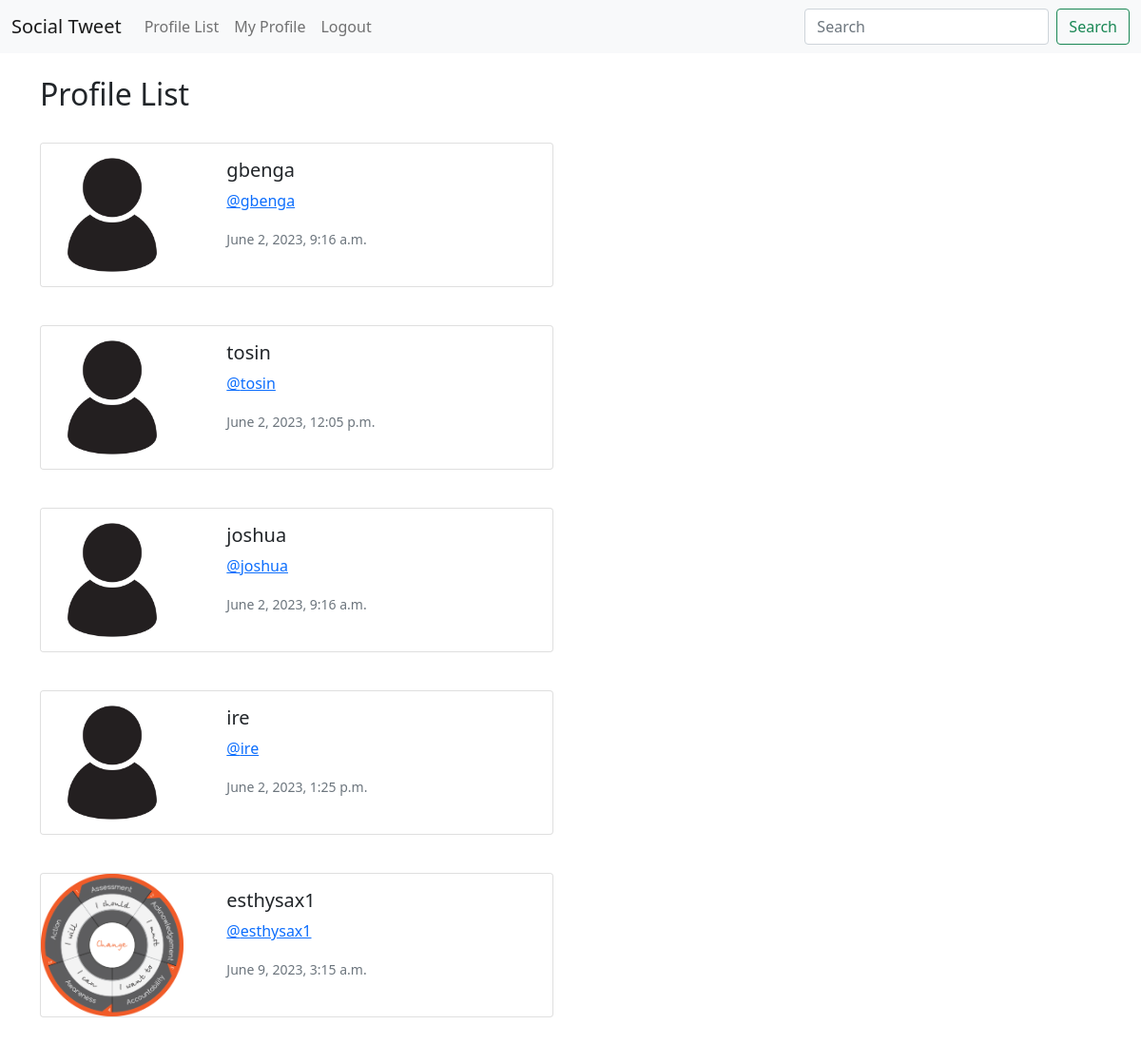
Screenshot of /profile_list/ (signed in) with the database file from the repository.
### social_tweet/models.py (models this page shows, shortened)
class Profile(models.Model):
	user = models.OneToOneField(User, on_delete=models.CASCADE)
	follows = models.ManyToManyField('self',
				related_name='followed_by',
				symmetrical=False,
				blank=True)
	date_modified = models.DateTimeField(User, auto_now=True)
	profile_image = models.ImageField(null=True, blank=True, upload_to='images/')

### social_tweet/views.py (the view)
# urls.py: path('profile_list/', views.profile_list, name='profile_list'),
def profile_list(request):
	if request.user.is_authenticated:
		profiles = Profile.objects.exclude(user=request.user)
		return render(request, 'profile_list.html', {'profiles':profiles})
	else:
		messages.success(request, ('You must be logged in to view profile list!'))
		return redirect('home')

### social_tweet/templates/profile_list.html
{% extends 'base.html' %}
{% load static %}
 {% block content %}
 <h2>Profile List</h2>
 <br/>
 {% if profiles %}
     {% for profile in profiles %}
     <div class="card mb-3" style="max-width: 540px;">
  <div class="row g-0">
    <div class="col-md-4">
      {% if profile.profile_image %}
        <img src="{{ profile.profile_image.url }}" width="150px" height="150px" class="img-fluid rounded-start" alt="{{ profile.user.username }}">
        {% else %}
           <img src="{% static 'images/profile_image.jpg' %}" width="150px" height="150px" class="img-fluid rounded-start" alt="{{ profile.user.username }}">
      {% endif %}
    </div>
    <div class="col-md-8">
      <div class="card-body">
        <h5 class="card-title">{{ profile.user.username }}</h5>
        <p class="card-text"> <a href="{% url 'profile' profile.user.id %}">@{{ profile.user.username|lower }}</a></p>
        <p class="card-text"><small class="text-muted">{{ profile.date_modified }}</small></p>
      </div>
    </div>
  </div>
</div>
<br/>
     {% endfor %}
 {% endif %}
      {% endblock %}

### social_tweet/templates/base.html (shortened to what this page needs)
<!doctype html>
<html lang="en">
  <head>
    <link href="https://cdn.jsdelivr.net/npm/bootstrap@5.0.2/dist/css/bootstrap.min.css" rel="stylesheet">
  </head>
  <body>
    {% include "navigation.html" %}
    <br>
    <div class="container">
      {% block content %}
      {% endblock %}
    </div>
  </body>
</html>

### social_tweet/templates/navigation.html (shortened to what this page needs)
<nav class="navbar navbar-expand-lg navbar-light bg-light">
  <div class="container-fluid">
    <a class="navbar-brand" href="{% url 'home' %}">Social Tweet</a>
    <div class="collapse navbar-collapse" id="navbarSupportedContent">
      <ul class="navbar-nav me-auto mb-2 mb-lg-0">
        <li class="nav-item">
          <a class="nav-link" href="{% url 'profile_list' %}">Profile List</a>
        </li>
        {% if user.is_authenticated %}
        <li class="nav-item">
          <a class="nav-link" href="{% url 'profile' request.user.id %}">My Profile</a>
        </li>
        <li class="nav-item">
          <a class="nav-link" href="{% url 'logout' %}">Logout</a>
        </li>
        {% endif %}
      </ul>
      <form class="d-flex">
        <input class="form-control me-2" type="search" placeholder="Search" aria-label="Search">
        <button class="btn btn-outline-success" type="submit">Search</button>
      </form>
    </div>
  </div>
</nav>

### rows the page displays
Profile: user.username "gbenga", date_modified "June 2, 2023, 9:16 a.m."
Profile: user.username "tosin", date_modified "June 2, 2023, 12:05 p.m."
Profile: user.username "joshua", date_modified "June 2, 2023, 9:16 a.m."
Profile: user.username "ire", date_modified "June 2, 2023, 1:25 p.m."
Profile: profile_image (picture), user.username "esthysax1", date_modified "June 9, 2023, 3:15 a.m."
